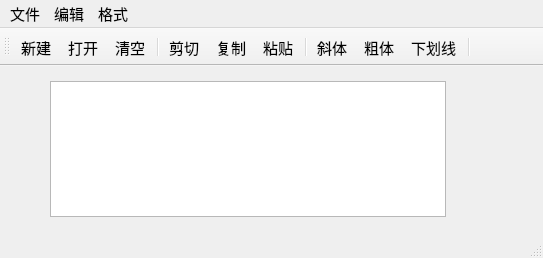
<?xml version="1.0" encoding="UTF-8"?>
<ui version="4.0">
 <class>QWMainWind</class>
 <widget class="QMainWindow" name="QWMainWind">
  <property name="geometry">
   <rect>
    <x>0</x>
    <y>0</y>
    <width>543</width>
    <height>258</height>
   </rect>
  </property>
  <property name="font">
   <font>
    <pointsize>11</pointsize>
   </font>
  </property>
  <property name="windowTitle">
   <string>QWMainWind</string>
  </property>
  <widget class="QWidget" name="centralWidget">
   <widget class="QTextEdit" name="txtEdit">
    <property name="geometry">
     <rect>
      <x>50</x>
      <y>15</y>
      <width>396</width>
      <height>136</height>
     </rect>
    </property>
    <property name="font">
     <font>
      <pointsize>16</pointsize>
     </font>
    </property>
   </widget>
  </widget>
  <widget class="QMenuBar" name="menuBar">
   <property name="geometry">
    <rect>
     <x>0</x>
     <y>0</y>
     <width>543</width>
     <height>23</height>
    </rect>
   </property>
   <widget class="QMenu" name="menu">
    <property name="title">
     <string>文件</string>
    </property>
    <addaction name="actNew"/>
    <addaction name="actOpen"/>
    <addaction name="separator"/>
    <addaction name="actClose"/>
   </widget>
   <widget class="QMenu" name="menu_2">
    <property name="title">
     <string>编辑</string>
    </property>
    <addaction name="actCut"/>
    <addaction name="actCopy"/>
    <addaction name="actPaste"/>
    <addaction name="separator"/>
    <addaction name="actClear"/>
   </widget>
   <widget class="QMenu" name="menu_3">
    <property name="title">
     <string>格式</string>
    </property>
    <addaction name="actFontBold"/>
    <addaction name="actFontItalic"/>
    <addaction name="actFontUnder"/>
    <addaction name="separator"/>
    <addaction name="actToolbarLab"/>
   </widget>
   <addaction name="menu"/>
   <addaction name="menu_2"/>
   <addaction name="menu_3"/>
  </widget>
  <widget class="QToolBar" name="mainToolBar">
   <property name="toolButtonStyle">
    <enum>Qt::ToolButtonTextUnderIcon</enum>
   </property>
   <attribute name="toolBarArea">
    <enum>TopToolBarArea</enum>
   </attribute>
   <attribute name="toolBarBreak">
    <bool>false</bool>
   </attribute>
   <addaction name="actNew"/>
   <addaction name="actOpen"/>
   <addaction name="actClear"/>
   <addaction name="separator"/>
   <addaction name="actCut"/>
   <addaction name="actCopy"/>
   <addaction name="actPaste"/>
   <addaction name="separator"/>
   <addaction name="actFontItalic"/>
   <addaction name="actFontBold"/>
   <addaction name="actFontUnder"/>
   <addaction name="separator"/>
  </widget>
  <widget class="QStatusBar" name="statusBar"/>
  <action name="actCut">
   <property name="icon">
    <iconset resource="res.qrc">
     <normaloff>:/images/images/cut.bmp</normaloff>:/images/images/cut.bmp</iconset>
   </property>
   <property name="text">
    <string>剪切</string>
   </property>
   <property name="toolTip">
    <string>剪切</string>
   </property>
   <property name="shortcut">
    <string>Ctrl+X</string>
   </property>
  </action>
  <action name="actCopy">
   <property name="icon">
    <iconset resource="res.qrc">
     <normaloff>:/images/images/120.bmp</normaloff>:/images/images/120.bmp</iconset>
   </property>
   <property name="text">
    <string>复制</string>
   </property>
   <property name="toolTip">
    <string>复制</string>
   </property>
   <property name="shortcut">
    <string>Ctrl+C</string>
   </property>
  </action>
  <action name="actPaste">
   <property name="icon">
    <iconset resource="res.qrc">
     <normaloff>:/images/images/paste.bmp</normaloff>:/images/images/paste.bmp</iconset>
   </property>
   <property name="text">
    <string>粘贴</string>
   </property>
   <property name="toolTip">
    <string>粘贴</string>
   </property>
   <property name="shortcut">
    <string>Ctrl+V</string>
   </property>
  </action>
  <action name="actFontBold">
   <property name="checkable">
    <bool>true</bool>
   </property>
   <property name="icon">
    <iconset resource="res.qrc">
     <normaloff>:/images/images/BLD.BMP</normaloff>:/images/images/BLD.BMP</iconset>
   </property>
   <property name="text">
    <string>粗体</string>
   </property>
   <property name="toolTip">
    <string>粗体</string>
   </property>
  </action>
  <action name="actFontItalic">
   <property name="checkable">
    <bool>true</bool>
   </property>
   <property name="icon">
    <iconset resource="res.qrc">
     <normaloff>:/images/images/ITL.BMP</normaloff>:/images/images/ITL.BMP</iconset>
   </property>
   <property name="text">
    <string>斜体</string>
   </property>
   <property name="toolTip">
    <string>斜体</string>
   </property>
  </action>
  <action name="actFontUnder">
   <property name="checkable">
    <bool>true</bool>
   </property>
   <property name="icon">
    <iconset resource="res.qrc">
     <normaloff>:/images/images/WORDUNDR.BMP</normaloff>:/images/images/WORDUNDR.BMP</iconset>
   </property>
   <property name="text">
    <string>下划线</string>
   </property>
   <property name="toolTip">
    <string>下划线</string>
   </property>
  </action>
  <action name="actClose">
   <property name="icon">
    <iconset resource="res.qrc">
     <normaloff>:/images/images/exit.bmp</normaloff>:/images/images/exit.bmp</iconset>
   </property>
   <property name="text">
    <string>退出</string>
   </property>
   <property name="toolTip">
    <string>退出</string>
   </property>
  </action>
  <action name="actOpen">
   <property name="icon">
    <iconset resource="res.qrc">
     <normaloff>:/images/images/open3.bmp</normaloff>:/images/images/open3.bmp</iconset>
   </property>
   <property name="text">
    <string>打开...</string>
   </property>
   <property name="toolTip">
    <string>打开文件</string>
   </property>
   <property name="shortcut">
    <string>Ctrl+O</string>
   </property>
  </action>
  <action name="actClear">
   <property name="icon">
    <iconset resource="res.qrc">
     <normaloff>:/images/images/103.bmp</normaloff>:/images/images/103.bmp</iconset>
   </property>
   <property name="text">
    <string>清空</string>
   </property>
   <property name="toolTip">
    <string>清空内容</string>
   </property>
  </action>
  <action name="actFont">
   <property name="icon">
    <iconset resource="res.qrc">
     <normaloff>:/images/images/20.ico</normaloff>:/images/images/20.ico</iconset>
   </property>
   <property name="text">
    <string>字体...</string>
   </property>
   <property name="toolTip">
    <string>字体设置</string>
   </property>
  </action>
  <action name="actNew">
   <property name="icon">
    <iconset resource="res.qrc">
     <normaloff>:/images/images/new2.bmp</normaloff>:/images/images/new2.bmp</iconset>
   </property>
   <property name="text">
    <string>新建</string>
   </property>
   <property name="shortcut">
    <string>Ctrl+N</string>
   </property>
  </action>
  <action name="actToolbarLab">
   <property name="checkable">
    <bool>true</bool>
   </property>
   <property name="checked">
    <bool>true</bool>
   </property>
   <property name="text">
    <string>显示工具栏文字标签</string>
   </property>
   <property name="menuRole">
    <enum>QAction::TextHeuristicRole</enum>
   </property>
  </action>
 </widget>
 <layoutdefault spacing="6" margin="11"/>
 <resources>
  <include location="res.qrc"/>
 </resources>
 <connections>
  <connection>
   <sender>actClose</sender>
   <signal>triggered()</signal>
   <receiver>QWMainWind</receiver>
   <slot>close()</slot>
   <hints>
    <hint type="sourcelabel">
     <x>-1</x>
     <y>-1</y>
    </hint>
    <hint type="destinationlabel">
     <x>422</x>
     <y>254</y>
    </hint>
   </hints>
  </connection>
  <connection>
   <sender>actClear</sender>
   <signal>triggered()</signal>
   <receiver>txtEdit</receiver>
   <slot>clear()</slot>
   <hints>
    <hint type="sourcelabel">
     <x>-1</x>
     <y>-1</y>
    </hint>
    <hint type="destinationlabel">
     <x>260</x>
     <y>256</y>
    </hint>
   </hints>
  </connection>
  <connection>
   <sender>actCut</sender>
   <signal>triggered()</signal>
   <receiver>txtEdit</receiver>
   <slot>cut()</slot>
   <hints>
    <hint type="sourcelabel">
     <x>-1</x>
     <y>-1</y>
    </hint>
    <hint type="destinationlabel">
     <x>260</x>
     <y>256</y>
    </hint>
   </hints>
  </connection>
  <connection>
   <sender>actCopy</sender>
   <signal>triggered()</signal>
   <receiver>txtEdit</receiver>
   <slot>copy()</slot>
   <hints>
    <hint type="sourcelabel">
     <x>-1</x>
     <y>-1</y>
    </hint>
    <hint type="destinationlabel">
     <x>260</x>
     <y>256</y>
    </hint>
   </hints>
  </connection>
  <connection>
   <sender>actPaste</sender>
   <signal>triggered()</signal>
   <receiver>txtEdit</receiver>
   <slot>paste()</slot>
   <hints>
    <hint type="sourcelabel">
     <x>-1</x>
     <y>-1</y>
    </hint>
    <hint type="destinationlabel">
     <x>260</x>
     <y>256</y>
    </hint>
   </hints>
  </connection>
 </connections>
</ui>
